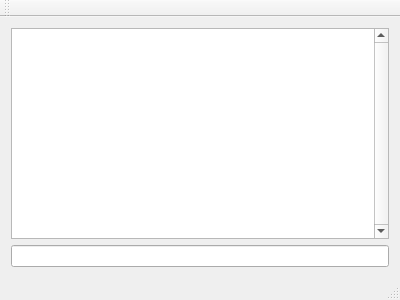
<?xml version="1.0" encoding="UTF-8"?>
<ui version="4.0">
 <class>MainWindow</class>
 <widget class="QMainWindow" name="MainWindow">
  <property name="geometry">
   <rect>
    <x>0</x>
    <y>0</y>
    <width>400</width>
    <height>300</height>
   </rect>
  </property>
  <property name="windowTitle">
   <string>MainWindow</string>
  </property>
  <widget class="QWidget" name="centralWidget">
   <layout class="QVBoxLayout" name="verticalLayout">
    <item>
     <widget class="QTextBrowser" name="textBrowser">
      <property name="verticalScrollBarPolicy">
       <enum>Qt::ScrollBarAlwaysOn</enum>
      </property>
      <property name="horizontalScrollBarPolicy">
       <enum>Qt::ScrollBarAlwaysOff</enum>
      </property>
     </widget>
    </item>
    <item>
     <widget class="QLineEdit" name="lineEdit"/>
    </item>
   </layout>
  </widget>
  <widget class="QMenuBar" name="menuBar">
   <property name="geometry">
    <rect>
     <x>0</x>
     <y>0</y>
     <width>400</width>
     <height>21</height>
    </rect>
   </property>
  </widget>
  <widget class="QToolBar" name="mainToolBar">
   <attribute name="toolBarArea">
    <enum>TopToolBarArea</enum>
   </attribute>
   <attribute name="toolBarBreak">
    <bool>false</bool>
   </attribute>
  </widget>
  <widget class="QStatusBar" name="statusBar"/>
 </widget>
 <layoutdefault spacing="6" margin="11"/>
 <resources/>
 <connections/>
</ui>
